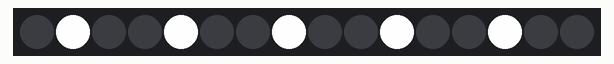
Simulated run of this sketch. Board: Arduino Uno, built with avr-gcc and run on an emulated ATmega328P. Parts: 16 RGB LEDs in strip order, left to right. What the sketch prints to the serial monitor is not drawn.

Above: at 0.79 s.
At 5.7 s:
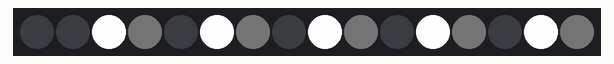
At 10.6 s:
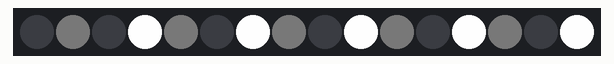
At 20.11 s:
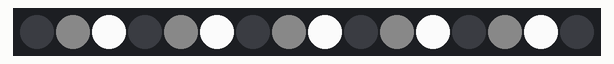
At 29.92 s:
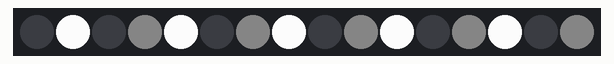
At 39.73 s:
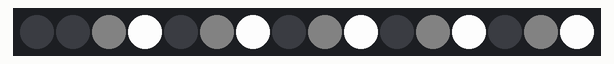

The sketch:

rgbtlc_test.ino
```cpp
#include <Tlc5940.h>
#include <RGB_Tlc5940.h>

//Set up pins
RGB ledPins[] = {{1,2,3},{4,5,6},{7,8,9},{10,11,12},{13,14,15}};

//Set up library object to control pins
RGB_Tlc5940* rgbLeds;

void setup() {
  Serial.begin(9600);
  rgbLeds = new RGB_Tlc5940(5, ledPins);
  //rgbLeds.Red(0);
  //rgbLeds.Blue(1);
  //rgbLeds.Red(2);
  //rgbLeds.Green(3);
  //rgbLeds.Red(4);


  //rgbLeds.CycleSpectrum();
}

void loop() {
  rgbLeds->CycleSpectrum();
}
```
